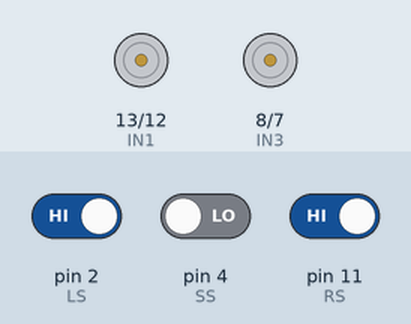
Recording of a sketch running on a simulated Arduino Uno, built with avr-gcc and run on an emulated ATmega328P. Parts: motor-driver pin pairs drawn as motors (green arrow = first pin HIGH = forward, orange = second pin HIGH = backward, longer = more drive, scaled by the enable pin). The test bench sets the inputs (shaded band); at power-on: pin 2 (LS) HIGH, pin 4 (SS) LOW, pin 11 (RS) HIGH.

Above: at 1.2 s.
1.3 s: pin 2 (LS) driven LOW
At 2.1 s:
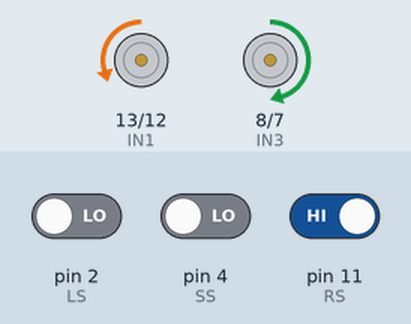
2.8 s: pin 2 (LS) driven HIGH and pin 4 (SS) driven HIGH
At 3.3 s:
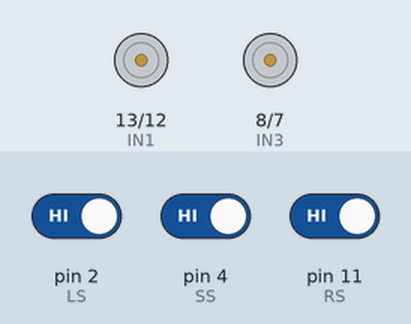
4.3 s: pin 11 (RS) driven LOW
At 5.5 s:
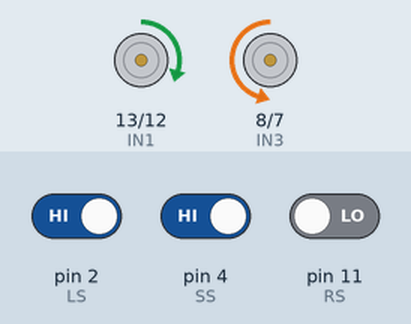
5.8 s: pin 2 (LS) driven LOW
At 6.8 s:
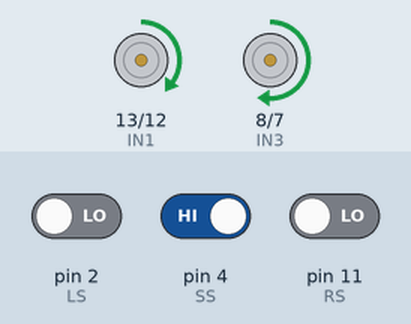
7.3 s: pin 2 (LS) driven HIGH
At 7.9 s:
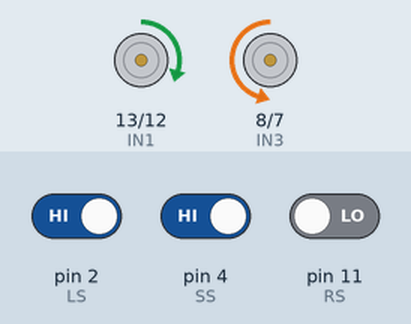
8.8 s: pin 11 (RS) driven HIGH
At 9.1 s:
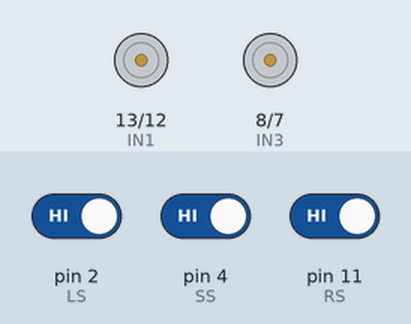
Timing chart, 0 to 11.3 s (numbered marks = the images above; inputs shaded):
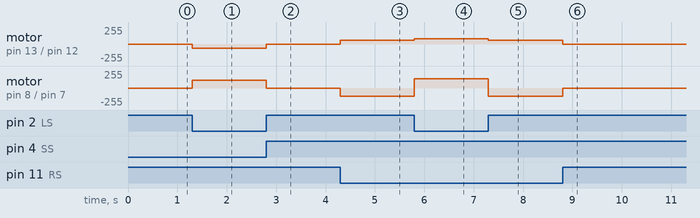

Measured:
- after the input at 1.3 s, motor on pin 13 (IN1) / pin 12 (IN2): stopped → backward 60/255 at once; motor on pin 8 (IN3) / pin 7 (IN4): stopped → forward 120/255 at once
- after the input at 2.8 s, motor on pin 13 (IN1) / pin 12 (IN2): backward 60/255 → stopped at once; motor on pin 8 (IN3) / pin 7 (IN4): forward 120/255 → stopped at once
- after the input at 4.3 s, motor on pin 13 (IN1) / pin 12 (IN2): stopped → forward 60/255 at once; motor on pin 8 (IN3) / pin 7 (IN4): stopped → backward 120/255 at once
- after the input at 5.8 s, motor on pin 13 (IN1) / pin 12 (IN2): forward 60/255 → forward 80/255 at once; motor on pin 8 (IN3) / pin 7 (IN4): backward 120/255 → forward 140/255 at once
- after the input at 7.3 s, motor on pin 13 (IN1) / pin 12 (IN2): forward 80/255 → forward 60/255 at once; motor on pin 8 (IN3) / pin 7 (IN4): forward 140/255 → backward 120/255 at once
- after the input at 8.8 s, motor on pin 13 (IN1) / pin 12 (IN2): forward 60/255 → stopped at once; motor on pin 8 (IN3) / pin 7 (IN4): backward 120/255 → stopped at once

The sketch:

Line_Follower.ino
```cpp
#define IN1 13  // Forward Pin For Left Motor
#define IN2 12  // Backward Pin For Left Motor
#define IN3 8   // Forward Pin For Right Motor
#define IN4 7   // Backward Pin For Right Motor
#define RS 11   // Right IR Sensor Pin
#define LS 2    // Left IR Sensor Pin
#define SS 4    // center IR Sensor Pin
#define ENA 10 // Enable A pin
#define ENB 9  // Enable B pin
#define ENA_Speed 80  // Enable B pin
#define ENB_Speed 140  // Enable B pin
void Line_Follower() {
  if ((digitalRead(LS) == 0) && (digitalRead(SS) == 1) && (digitalRead(RS) == 0)) {
    analogWrite(ENA, ENA_Speed);
    analogWrite(ENB, ENB_Speed);
    Forward();
  }
  if ((digitalRead(LS) == 1) && (digitalRead(SS) == 1) && (digitalRead(RS) == 0)) {

    analogWrite(ENA, 60);
    analogWrite(ENB, 120);
    Left();
  }
  if ((digitalRead(LS) == 1) && (digitalRead(SS) == 0) && (digitalRead(RS) == 0)) {
    analogWrite(ENA, 60);
    analogWrite(ENB, 120);
    Left();
  }
  if ((digitalRead(LS) == 0) && (digitalRead(SS) == 1) && (digitalRead(RS) == 1)) {
    analogWrite(ENA, 60);
    analogWrite(ENB, 120);
    Right();
  }
  if ((digitalRead(LS) == 0) && (digitalRead(SS) == 0) && (digitalRead(RS) == 1)) {
    analogWrite(ENA, 60);
    analogWrite(ENB, 120);
    Right();
  }
  if ((digitalRead(LS) == 1) && (digitalRead(SS) == 1) && (digitalRead(RS) == 1)) { Stop(); }
}
//motors direction functions
void Forward() {
  // Forward
  digitalWrite(IN1, 1);
  digitalWrite(IN2, 0);
  digitalWrite(IN3, 1);
  digitalWrite(IN4, 0);
}
void Backward() {
  // Backward
  digitalWrite(IN1, 0);
  digitalWrite(IN2, 1);
  digitalWrite(IN3, 0);
  digitalWrite(IN4, 1);
}
void Left() {
  // Turn Left
  digitalWrite(IN1, 1);
  digitalWrite(IN2, 0);
  digitalWrite(IN3, 0);
  digitalWrite(IN4, 1);
}
void Right() {
  // Turn Right
  digitalWrite(IN1, 0);
  digitalWrite(IN2, 1);
  digitalWrite(IN3, 1);
  digitalWrite(IN4, 0);
}
void Stop() {
  // Stop
  digitalWrite(IN1, 0);
  digitalWrite(IN2, 0);
  digitalWrite(IN3, 0);
  digitalWrite(IN4, 0);
}
void setup() {
  // Begin Serial to take bluetooth commands
  Serial.begin(9600);
  pinMode(RS, INPUT);
  pinMode(LS, INPUT);
  pinMode(SS, INPUT);
  pinMode(IN1, OUTPUT);
  pinMode(IN2, OUTPUT);
  pinMode(IN3, OUTPUT);
  pinMode(IN4, OUTPUT);
  pinMode(ENA, OUTPUT);
  pinMode(ENB, OUTPUT);
}

void loop() {
  /**********************************Line Follower Mode*************************/
  Line_Follower();
}
```
